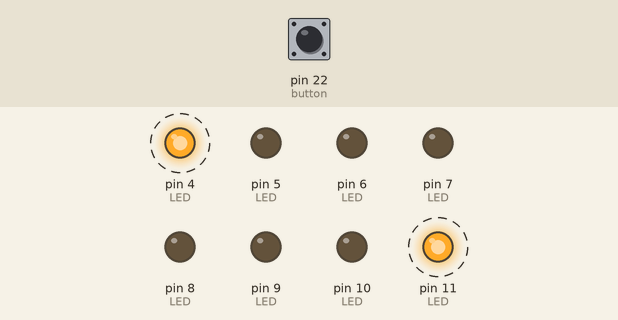
This program was run on a simulated Arduino Mega 2560, built with avr-gcc and run on an emulated ATmega2560. Shown: output pins drawn as LEDs (lit = HIGH). Dashed ring = blinking. The test bench sets the inputs (shaded band); at power-on: pin 22 (button) HIGH.

Above: at 0.15 s.
At 1.05 s:
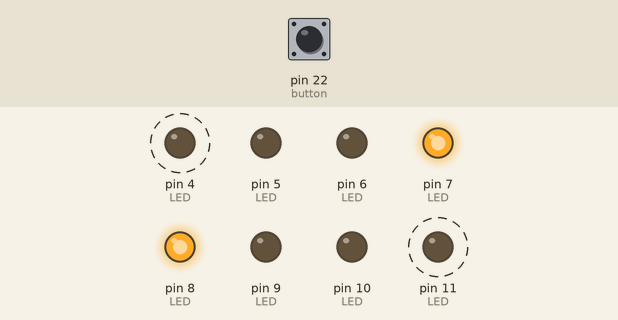
1.1 s: pin 22 (button) pulled LOW for 3.2 s
At 1.9 s:
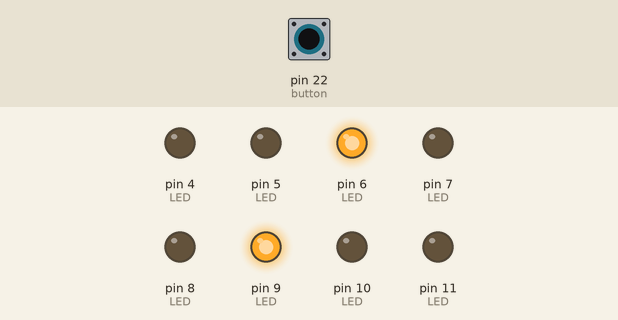
Timing chart, 0 to 11.8 s (numbered marks = the images above; inputs shaded):
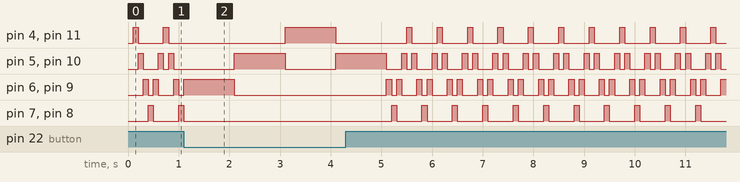

Measured:
- by itself, pin 7 (LED), pin 8 (LED): repeats every 0.60 s: HIGH 0.10 s, LOW 0.50 s

The program:

main.cpp
```cpp
#include <Arduino.h>
#include <avr/io.h>
#include <util/delay.h>
#include "led.h"
#include "switch.h"


#define SHORT_DELAY 100
#define LONG_DELAY 1000


int main(){

initLED(); //initialize LED
initSwitch(); //initialize switch (button)


//int delay;
unsigned  int LED;

while (1){ //indefinite loop to continuously run the LEDs

//if switch is pressed, use the long delay, else use the short delay (SHORT IS DEFAULT)
  if (switchONOFF() == 1){
    _delay_ms(LONG_DELAY);
  }
  else{
    _delay_ms(SHORT_DELAY);
  }

  //state machine:

  LED = 0; //led state 0 is leds located on pins 4 and 11
  runLED(LED); //led update function call

  //_delay_ms(delay);

  if (switchONOFF() == 1){
    _delay_ms(LONG_DELAY);
  }
  else{
    _delay_ms(SHORT_DELAY);
  }

  LED = 1;
  runLED(LED); //led update function call


  if (switchONOFF() == 1){
    _delay_ms(LONG_DELAY);
  }
  else{
    _delay_ms(SHORT_DELAY);
  }

  LED = 2;
  runLED(LED); //led update function call

  //_delay_ms(delay);

    if (switchONOFF() == 1){
    _delay_ms(LONG_DELAY);
  }
  else{
    _delay_ms(SHORT_DELAY);
  }

  LED = 3;
  runLED(LED); //led update function call


    if (switchONOFF() == 1){
    _delay_ms(LONG_DELAY);
  }
  else{
    _delay_ms(SHORT_DELAY);
  }

  LED = 4;
  runLED(LED); //led update function call


    if (switchONOFF() == 1){
    _delay_ms(LONG_DELAY);
  }
  else{
    _delay_ms(SHORT_DELAY);
  }

  LED = 5;
  runLED(LED); //led update function call
}

return 0; //obligatory return 0
}
```

led.cpp
```cpp
//#include <Arduino.h>
#include <avr/io.h>
#include <util/delay.h>
#include "led.h"


    //PORTB = 0xFF; //pull up resistor enabled

void initLED(){
    /*initalizing the LEDs, setting them as outputs.*/
    DDRB |= (1 << DDB5); //DDB5 - LED on pin 11
    DDRB |= (1 << DDB4); //DDB4 - LED on pin 10
    DDRH |= (1 << DDH6); //DDH6 - LED on pin 9
    DDRH |= (1 << DDH5); //DDH5 - LED on pin 8
    DDRH |= (1 << DDH4); //DDH4 - LED on pin 7
    DDRH |= (1 << DDH3); //DDH3 - LED on pin 6
    DDRE |= (1 << DDE3); //DDE3 - LED on pin 5
    DDRG |= (1 << DDG5); //DDG5 - LED on pin 4
}

void turnOnLED(unsigned int LED){ //function to turn ON each LED, to be called during loop to specify which LED to turn on
    switch (LED){

        case 4:
        PORTG |= (1 << PG5);
        break;

        case 5:
        PORTE |= (1 << PE3);
        break;

        case 6:
        PORTH |= (1 << PH3);
        break;

        case 7:
        PORTH |= (1 << PH4);
        break;

        case 8:
        PORTH |= (1 << PH5);
        break;

        case 9:
        PORTH |= (1 << PH6);
        break;

        case 10:
        PORTB |= (1 << PB4);
        break;

        case 11:
        PORTB |= (1 << PB5);
        break;
    }


}

void turnOffLED(unsigned int LED){ //function to turn OFF each LED, to be called during loop to specify which LED to turn on
    switch (LED){

        case 4:
        PORTG &= ~(1 << PG5);
        break;

        case 5:
        PORTE &= ~(1 << PE3);
        break;

        case 6:
        PORTH &= ~(1 << PH3);
        break;

        case 7:
        PORTH &= ~(1 << PH4);
        break;

        case 8:
        PORTH &= ~(1 << PH5);
        break;

        case 9:
        PORTH &= ~(1 << PH6);
        break;

        case 10:
        PORTB &= ~(1 << PB4);
        break;

        case 11:
        PORTB &= ~(1 << PB5);
        break;
    }


}

void runLED(unsigned int LED){
    int state;
    if (LED == 0){
    state = 5;
    turnOffLED(state);
    state = 10;
    turnOffLED(state);

    state = 4;
    turnOnLED(state);
    state = 11;
    turnOnLED(state);
    }

    if (LED == 1){
    state = 4;
    turnOffLED(state);
    state = 11;
    turnOffLED(state);

    state = 5;
    turnOnLED(state);
    state = 10;
    turnOnLED(state);
    }

    if (LED == 2){
    state = 5;
    turnOffLED(state);
    state = 10;
    turnOffLED(state);

    state = 6;
    turnOnLED(state);
    state = 9;
    turnOnLED(state);
    }

    if (LED == 3){
    state = 6;
    turnOffLED(state);
    state = 9;
    turnOffLED(state);

    state = 7;
    turnOnLED(state);
    state = 8;
    turnOnLED(state);
    }

    if (LED == 4){
    state = 7;
    turnOffLED(state);
    state = 8;
    turnOffLED(state);

    state = 6;
    turnOnLED(state);
    state = 9;
    turnOnLED(state);
    }

    if (LED == 5){
    state = 6;
    turnOffLED(state);
    state = 9;
    turnOffLED(state);

    state = 10;
    turnOnLED(state);
    state = 5;
    turnOnLED(state);
    }

}
```

led.h
```cpp
#include <avr/io.h>
#include <util/delay.h>
#ifndef led_h
#define led_h


void initLED();

void turnOnLED(unsigned int LED);
void turnOffLED(unsigned int LED);

void runLED(unsigned int LED); //call in main.cpp loop !


#endif
```

switch.cpp
```cpp
//#include <Arduino.h>
#include <avr/io.h>
#include <util/delay.h>
#include "switch.h"


/*
A function implementation that returns void and has no parameters called initSwitch must be present and is
used in the main function to initialize *pin 22* on the development board as an input
*/

void initSwitch() {
    /*PA0 refers to the physical *pin 22* on the board*/

    DDRA &= ~(1 << DDA0); // pin 22 as input
    PINA |= (1 << PORTA0); // enables pull-up reistor for pin 22
}


//boolean function for status of button (1 = ON, 0 = OFF)
bool switchONOFF(){
   return !(PINA & (1 << PORTA0)); //returns 1 (true) if the button is pressed, if not it returns 0 (false)
}
```

switch.h
```cpp
#include <avr/io.h>
#include <util/delay.h>
#ifndef switch_h
#define switch_h

void initSwitch();
bool switchONOFF();


#endif
```
